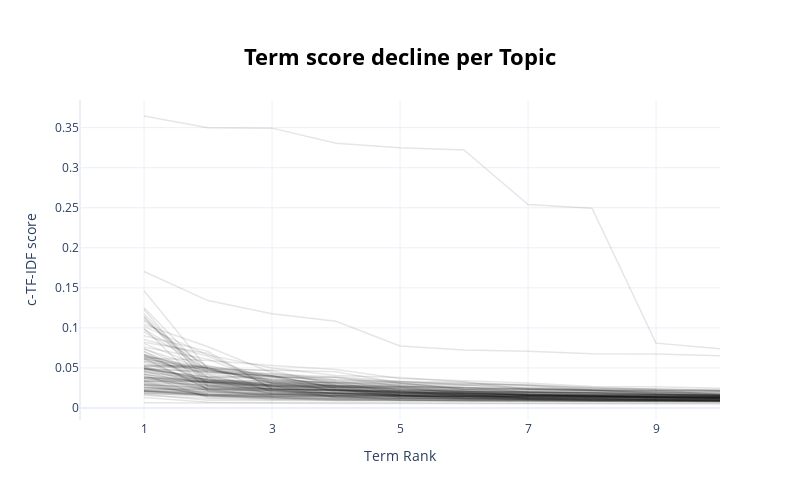

The cell this chart's notebook holds for it:
### Code cell
topic_model.visualize_term_rank()

### Figure 1 — Plotly figure (JSON) as saved in the notebook; plotly's stock layout.template omitted (floating-point values rounded to 4 significant figures)
{"data": [{"hovertext": "<b>Topic -1</b>:it_the_berkeley_one_time_student_w", "line": {"color": "black", "width": 1.5}, "mode": "lines+lines", "name": "", "opacity": 0.1, "type": "scatter", "x": [1, 2, 3, 4, 5, 6, 7, 8, 9, 10], "y": [0.006511, 0.005962, 0.005817, 0.005727, 0.005573, 0.005381, 0.005355, 0.005274, 0.004998, 0.004968]}, {"hovertext": "<b>Topic 0</b>:black_white_american_asian_people_c", "line": {"color": "black", "width": 1.5}, "mode": "lines+lines", "name": "", "opacity": 0.1, "type": "scatter", "x": [1, 2, 3, 4, 5, 6, 7, 8, 9, 10], "y": [0.02025, 0.0178, 0.01345, 0.01243, 0.01054, 0.008671, 0.008363, 0.008315, 0.00772, 0.007054]}, {"hovertext": "<b>Topic 1</b>:asuc_student_senate_candidate_offic", "line": {"color": "black", "width": 1.5}, "mode": "lines+lines", "name": "", "opacity": 0.1, "type": "scatter", "x": [1, 2, 3, 4, 5, 6, 7, 8, 9, 10], "y": [0.04313, 0.02195, 0.01872, 0.01805, 0.01691, 0.01663, 0.01258, 0.01186, 0.0117, 0.01152]}, {"hovertext": "<b>Topic 2</b>:sex_sexual_porn_partner_orgasm_it_y", "line": {"color": "black", "width": 1.5}, "mode": "lines+lines", "name": "", "opacity": 0.1, "type": "scatter", "x": [1, 2, 3, 4, 5, 6, 7, 8, 9, 10], "y": [0.04156, 0.01291, 0.01187, 0.01146, 0.01131, 0.01112, 0.01104, 0.009421, 0.009328, 0.008778]}, {"hovertext": "<b>Topic 3</b>:dailycal_wp_uploads_https_org_jpg_6", "line": {"color": "black", "width": 1.5}, "mode": "lines+lines", "name": "", "opacity": 0.1, "type": "scatter", "x": [1, 2, 3, 4, 5, 6, 7, 8, 9, 10], "y": [0.3645, 0.3499, 0.3494, 0.3306, 0.3249, 0.3221, 0.2539, 0.2494, 0.08095, 0.07387]}, {"hovertext": "<b>Topic 4</b>:israel_palestinian_jewish_israeli_a", "line": {"color": "black", "width": 1.5}, "mode": "lines+lines", "name": "", "opacity": 0.1, "type": "scatter", "x": [1, 2, 3, 4, 5, 6, 7, 8, 9, 10], "y": [0.04688, 0.03311, 0.02973, 0.02645, 0.02366, 0.02095, 0.01562, 0.0142, 0.01289, 0.01231]}, {"hovertext": "<b>Topic 5</b>:hair_body_beauty_look_woman_like_fa", "line": {"color": "black", "width": 1.5}, "mode": "lines+lines", "name": "", "opacity": 0.1, "type": "scatter", "x": [1, 2, 3, 4, 5, 6, 7, 8, 9, 10], "y": [0.02197, 0.01595, 0.0135, 0.01057, 0.009862, 0.009783, 0.009661, 0.008506, 0.008411, 0.008274]}, {"hovertext": "<b>Topic 6</b>:climate_fossil_fuel_environmental_c", "line": {"color": "black", "width": 1.5}, "mode": "lines+lines", "name": "", "opacity": 0.1, "type": "scatter", "x": [1, 2, 3, 4, 5, 6, 7, 8, 9, 10], "y": [0.04254, 0.03148, 0.02676, 0.0227, 0.02, 0.01777, 0.0175, 0.01334, 0.0122, 0.01068]}, {"hovertext": "<b>Topic 7</b>:religion_muslim_religious_islam_god", "line": {"color": "black", "width": 1.5}, "mode": "lines+lines", "name": "", "opacity": 0.1, "type": "scatter", "x": [1, 2, 3, 4, 5, 6, 7, 8, 9, 10], "y": [0.03095, 0.02931, 0.02307, 0.02163, 0.01601, 0.01441, 0.01215, 0.009663, 0.009596, 0.009388]}, {"hovertext": "<b>Topic 8</b>:police_officer_bpd_city_department_", "line": {"color": "black", "width": 1.5}, "mode": "lines+lines", "name": "", "opacity": 0.1, "type": "scatter", "x": [1, 2, 3, 4, 5, 6, 7, 8, 9, 10], "y": [0.07069, 0.02784, 0.02302, 0.02264, 0.02095, 0.01596, 0.01479, 0.01435, 0.01429, 0.01392]}, {"hovertext": "<b>Topic 9</b>:undocumented_immigrant_immigration_", "line": {"color": "black", "width": 1.5}, "mode": "lines+lines", "name": "", "opacity": 0.1, "type": "scatter", "x": [1, 2, 3, 4, 5, 6, 7, 8, 9, 10], "y": [0.0503, 0.03251, 0.02361, 0.01797, 0.01415, 0.01358, 0.01175, 0.01166, 0.01143, 0.01086]}, {"hovertext": "<b>Topic 10</b>:berkeley_like_it_city_the_one_you_", "line": {"color": "black", "width": 1.5}, "mode": "lines+lines", "name": "", "opacity": 0.1, "type": "scatter", "x": [1, 2, 3, 4, 5, 6, 7, 8, 9, 10], "y": [0.01314, 0.007046, 0.00679, 0.006465, 0.006256, 0.006256, 0.006181, 0.006038, 0.005872, 0.005854]}, {"hovertext": "<b>Topic 11</b>:mental_illness_depression_anxiety_", "line": {"color": "black", "width": 1.5}, "mode": "lines+lines", "name": "", "opacity": 0.1, "type": "scatter", "x": [1, 2, 3, 4, 5, 6, 7, 8, 9, 10], "y": [0.02548, 0.01946, 0.01764, 0.01569, 0.01439, 0.01391, 0.009858, 0.009389, 0.008791, 0.008671]}, {"hovertext": "<b>Topic 12</b>:homeless_homelessness_city_shelter", "line": {"color": "black", "width": 1.5}, "mode": "lines+lines", "name": "", "opacity": 0.1, "type": "scatter", "x": [1, 2, 3, 4, 5, 6, 7, 8, 9, 10], "y": [0.06392, 0.0314, 0.02611, 0.02241, 0.01891, 0.01834, 0.01578, 0.01531, 0.01465, 0.01176]}, {"hovertext": "<b>Topic 13</b>:covid_19_vaccine_pandemic_health_v", "line": {"color": "black", "width": 1.5}, "mode": "lines+lines", "name": "", "opacity": 0.1, "type": "scatter", "x": [1, 2, 3, 4, 5, 6, 7, 8, 9, 10], "y": [0.03403, 0.03164, 0.02142, 0.01871, 0.01549, 0.01347, 0.01232, 0.01101, 0.01054, 0.009946]}, {"hovertext": "<b>Topic 14</b>:home_back_road_car_ve_place_it_hou", "line": {"color": "black", "width": 1.5}, "mode": "lines+lines", "name": "", "opacity": 0.1, "type": "scatter", "x": [1, 2, 3, 4, 5, 6, 7, 8, 9, 10], "y": [0.01722, 0.009687, 0.009537, 0.009054, 0.008553, 0.008358, 0.008082, 0.008051, 0.007742, 0.00752]}, {"hovertext": "<b>Topic 15</b>:animal_food_meat_eating_insect_ind", "line": {"color": "black", "width": 1.5}, "mode": "lines+lines", "name": "", "opacity": 0.1, "type": "scatter", "x": [1, 2, 3, 4, 5, 6, 7, 8, 9, 10], "y": [0.04177, 0.03125, 0.02354, 0.01314, 0.01174, 0.01092, 0.009499, 0.00905, 0.008947, 0.008398]}, {"hovertext": "<b>Topic 16</b>:football_athletics_cal_athletes_te", "line": {"color": "black", "width": 1.5}, "mode": "lines+lines", "name": "", "opacity": 0.1, "type": "scatter", "x": [1, 2, 3, 4, 5, 6, 7, 8, 9, 10], "y": [0.03578, 0.03098, 0.02709, 0.02575, 0.02511, 0.02346, 0.02027, 0.01969, 0.01946, 0.01839]}, {"hovertext": "<b>Topic 17</b>:worker_union_university_contract_u", "line": {"color": "black", "width": 1.5}, "mode": "lines+lines", "name": "", "opacity": 0.1, "type": "scatter", "x": [1, 2, 3, 4, 5, 6, 7, 8, 9, 10], "y": [0.0333, 0.02756, 0.0248, 0.02248, 0.02187, 0.02172, 0.0186, 0.01633, 0.0161, 0.01512]}, {"hovertext": "<b>Topic 18</b>:book_writing_write_reading_read_ve", "line": {"color": "black", "width": 1.5}, "mode": "lines+lines", "name": "", "opacity": 0.1, "type": "scatter", "x": [1, 2, 3, 4, 5, 6, 7, 8, 9, 10], "y": [0.0181, 0.0165, 0.01454, 0.01375, 0.0128, 0.01074, 0.01007, 0.009685, 0.009324, 0.009224]}, {"hovertext": "<b>Topic 19</b>:sexual_survivor_assault_violence_i", "line": {"color": "black", "width": 1.5}, "mode": "lines+lines", "name": "", "opacity": 0.1, "type": "scatter", "x": [1, 2, 3, 4, 5, 6, 7, 8, 9, 10], "y": [0.04917, 0.03455, 0.03396, 0.02741, 0.0224, 0.02055, 0.01965, 0.01897, 0.01349, 0.0128]}, {"hovertext": "<b>Topic 20</b>:facebook_social_we_medium_like_onl", "line": {"color": "black", "width": 1.5}, "mode": "lines+lines", "name": "", "opacity": 0.1, "type": "scatter", "x": [1, 2, 3, 4, 5, 6, 7, 8, 9, 10], "y": [0.01603, 0.01175, 0.01026, 0.009665, 0.009093, 0.008811, 0.008732, 0.008679, 0.008642, 0.00854]}, {"hovertext": "<b>Topic 21</b>:college_school_class_major_year_hi", "line": {"color": "black", "width": 1.5}, "mode": "lines+lines", "name": "", "opacity": 0.1, "type": "scatter", "x": [1, 2, 3, 4, 5, 6, 7, 8, 9, 10], "y": [0.01831, 0.0142, 0.01292, 0.009467, 0.009198, 0.008727, 0.008688, 0.008683, 0.008469, 0.008305]}, {"hovertext": "<b>Topic 22</b>:housing_rent_affordable_city_unit_", "line": {"color": "black", "width": 1.5}, "mode": "lines+lines", "name": "", "opacity": 0.1, "type": "scatter", "x": [1, 2, 3, 4, 5, 6, 7, 8, 9, 10], "y": [0.06703, 0.03202, 0.02855, 0.02268, 0.0217, 0.01669, 0.01664, 0.01606, 0.01482, 0.01448]}, {"hovertext": "<b>Topic 23</b>:mother_mom_parent_she_child_me_my_", "line": {"color": "black", "width": 1.5}, "mode": "lines+lines", "name": "", "opacity": 0.1, "type": "scatter", "x": [1, 2, 3, 4, 5, 6, 7, 8, 9, 10], "y": [0.01945, 0.01516, 0.01351, 0.01165, 0.01151, 0.01135, 0.01109, 0.01101, 0.01034, 0.009263]}, {"hovertext": "<b>Topic 24</b>:tuition_nonresident_state_universi", "line": {"color": "black", "width": 1.5}, "mode": "lines+lines", "name": "", "opacity": 0.1, "type": "scatter", "x": [1, 2, 3, 4, 5, 6, 7, 8, 9, 10], "y": [0.04785, 0.03856, 0.03797, 0.02911, 0.02821, 0.02312, 0.02277, 0.02152, 0.0212, 0.02075]}, {"hovertext": "<b>Topic 25</b>:occupy_protest_police_protester_ca", "line": {"color": "black", "width": 1.5}, "mode": "lines+lines", "name": "", "opacity": 0.1, "type": "scatter", "x": [1, 2, 3, 4, 5, 6, 7, 8, 9, 10], "y": [0.0288, 0.02516, 0.0247, 0.02159, 0.01863, 0.01852, 0.01659, 0.0153, 0.01528, 0.01496]}, {"hovertext": "<b>Topic 26</b>:housing_student_campus_berkeley_af", "line": {"color": "black", "width": 1.5}, "mode": "lines+lines", "name": "", "opacity": 0.1, "type": "scatter", "x": [1, 2, 3, 4, 5, 6, 7, 8, 9, 10], "y": [0.06245, 0.02344, 0.02098, 0.01816, 0.01675, 0.0157, 0.01513, 0.01509, 0.01288, 0.0121]}, {"hovertext": "<b>Topic 27</b>:vote_election_voting_voter_registr", "line": {"color": "black", "width": 1.5}, "mode": "lines+lines", "name": "", "opacity": 0.1, "type": "scatter", "x": [1, 2, 3, 4, 5, 6, 7, 8, 9, 10], "y": [0.03893, 0.03253, 0.02824, 0.02535, 0.0172, 0.01535, 0.0143, 0.01408, 0.01204, 0.01151]}, {"hovertext": "<b>Topic 28</b>:rape_consent_sexual_sex_assault_su", "line": {"color": "black", "width": 1.5}, "mode": "lines+lines", "name": "", "opacity": 0.1, "type": "scatter", "x": [1, 2, 3, 4, 5, 6, 7, 8, 9, 10], "y": [0.02944, 0.02667, 0.02185, 0.0198, 0.01598, 0.01242, 0.01198, 0.01193, 0.0108, 0.01051]}, {"hovertext": "<b>Topic 29</b>:marijuana_drug_cannabis_cigarettes", "line": {"color": "black", "width": 1.5}, "mode": "lines+lines", "name": "", "opacity": 0.1, "type": "scatter", "x": [1, 2, 3, 4, 5, 6, 7, 8, 9, 10], "y": [0.05208, 0.05099, 0.01927, 0.01891, 0.01788, 0.0178, 0.0169, 0.01483, 0.01475, 0.01392]}, {"hovertext": "<b>Topic 30</b>:chancellor_dirk_campus_birgeneau_d", "line": {"color": "black", "width": 1.5}, "mode": "lines+lines", "name": "", "opacity": 0.1, "type": "scatter", "x": [1, 2, 3, 4, 5, 6, 7, 8, 9, 10], "y": [0.03699, 0.02576, 0.01945, 0.01839, 0.0181, 0.01785, 0.0159, 0.01565, 0.01338, 0.01274]}, {"hovertext": "<b>Topic 31</b>:harassment_sexual_choudhry_campus_", "line": {"color": "black", "width": 1.5}, "mode": "lines+lines", "name": "", "opacity": 0.1, "type": "scatter", "x": [1, 2, 3, 4, 5, 6, 7, 8, 9, 10], "y": [0.04869, 0.0387, 0.02843, 0.01723, 0.01706, 0.0161, 0.01533, 0.01499, 0.01436, 0.01408]}, {"hovertext": "<b>Topic 32</b>:war_syria_military_iraq_drone_amer", "line": {"color": "black", "width": 1.5}, "mode": "lines+lines", "name": "", "opacity": 0.1, "type": "scatter", "x": [1, 2, 3, 4, 5, 6, 7, 8, 9, 10], "y": [0.02075, 0.02015, 0.01558, 0.01497, 0.01488, 0.0138, 0.01321, 0.01191, 0.01108, 0.01107]}, {"hovertext": "<b>Topic 33</b>:political_trump_conservative_liber", "line": {"color": "black", "width": 1.5}, "mode": "lines+lines", "name": "", "opacity": 0.1, "type": "scatter", "x": [1, 2, 3, 4, 5, 6, 7, 8, 9, 10], "y": [0.02119, 0.01694, 0.01649, 0.01553, 0.00943, 0.009396, 0.009232, 0.008924, 0.008648, 0.008032]}, {"hovertext": "<b>Topic 34</b>:daily_newspaper_news_journalism_ne", "line": {"color": "black", "width": 1.5}, "mode": "lines+lines", "name": "", "opacity": 0.1, "type": "scatter", "x": [1, 2, 3, 4, 5, 6, 7, 8, 9, 10], "y": [0.03781, 0.03261, 0.02615, 0.02598, 0.02412, 0.01976, 0.01952, 0.01907, 0.01799, 0.01599]}, {"hovertext": "<b>Topic 35</b>:food_eating_eat_meal_dish_mom_chic", "line": {"color": "black", "width": 1.5}, "mode": "lines+lines", "name": "", "opacity": 0.1, "type": "scatter", "x": [1, 2, 3, 4, 5, 6, 7, 8, 9, 10], "y": [0.03216, 0.01429, 0.01208, 0.01137, 0.01074, 0.01021, 0.009704, 0.009659, 0.00956, 0.009481]}, {"hovertext": "<b>Topic 36</b>:black_african_color_study_ethnic_d", "line": {"color": "black", "width": 1.5}, "mode": "lines+lines", "name": "", "opacity": 0.1, "type": "scatter", "x": [1, 2, 3, 4, 5, 6, 7, 8, 9, 10], "y": [0.03338, 0.01727, 0.0169, 0.01544, 0.01423, 0.01365, 0.01298, 0.01262, 0.01219, 0.01179]}, {"hovertext": "<b>Topic 37</b>:prison_prisoner_inmate_incarcerate", "line": {"color": "black", "width": 1.5}, "mode": "lines+lines", "name": "", "opacity": 0.1, "type": "scatter", "x": [1, 2, 3, 4, 5, 6, 7, 8, 9, 10], "y": [0.04968, 0.02751, 0.02422, 0.02044, 0.01993, 0.01801, 0.01684, 0.01682, 0.01634, 0.01601]}, {"hovertext": "<b>Topic 38</b>:greek_fraternity_sorority_sexual_a", "line": {"color": "black", "width": 1.5}, "mode": "lines+lines", "name": "", "opacity": 0.1, "type": "scatter", "x": [1, 2, 3, 4, 5, 6, 7, 8, 9, 10], "y": [0.06652, 0.04546, 0.03932, 0.01959, 0.01949, 0.01466, 0.01447, 0.01407, 0.01376, 0.01312]}, {"hovertext": "<b>Topic 39</b>:teacher_school_district_education_", "line": {"color": "black", "width": 1.5}, "mode": "lines+lines", "name": "", "opacity": 0.1, "type": "scatter", "x": [1, 2, 3, 4, 5, 6, 7, 8, 9, 10], "y": [0.03683, 0.03198, 0.02873, 0.02743, 0.02013, 0.0182, 0.01777, 0.01483, 0.01314, 0.01305]}, {"hovertext": "<b>Topic 40</b>:bart_transit_ac_strike_transportat", "line": {"color": "black", "width": 1.5}, "mode": "lines+lines", "name": "", "opacity": 0.1, "type": "scatter", "x": [1, 2, 3, 4, 5, 6, 7, 8, 9, 10], "y": [0.08545, 0.06449, 0.03265, 0.02762, 0.02669, 0.02575, 0.01974, 0.01933, 0.01779, 0.0139]}, {"hovertext": "<b>Topic 41</b>:board_rent_city_district_council_c", "line": {"color": "black", "width": 1.5}, "mode": "lines+lines", "name": "", "opacity": 0.1, "type": "scatter", "x": [1, 2, 3, 4, 5, 6, 7, 8, 9, 10], "y": [0.04479, 0.03259, 0.03225, 0.03197, 0.02894, 0.02824, 0.02464, 0.02457, 0.02206, 0.02159]}, {"hovertext": "<b>Topic 42</b>:tech_startup_humanity_company_sili", "line": {"color": "black", "width": 1.5}, "mode": "lines+lines", "name": "", "opacity": 0.1, "type": "scatter", "x": [1, 2, 3, 4, 5, 6, 7, 8, 9, 10], "y": [0.02589, 0.02376, 0.02205, 0.01911, 0.01606, 0.01588, 0.01154, 0.01101, 0.01094, 0.01047]}, {"hovertext": "<b>Topic 43</b>:affirmative_race_admission_action_", "line": {"color": "black", "width": 1.5}, "mode": "lines+lines", "name": "", "opacity": 0.1, "type": "scatter", "x": [1, 2, 3, 4, 5, 6, 7, 8, 9, 10], "y": [0.0513, 0.03464, 0.03184, 0.02817, 0.02698, 0.02103, 0.01742, 0.01682, 0.01672, 0.01664]}, {"hovertext": "<b>Topic 44</b>:food_dining_calfresh_meal_insecuri", "line": {"color": "black", "width": 1.5}, "mode": "lines+lines", "name": "", "opacity": 0.1, "type": "scatter", "x": [1, 2, 3, 4, 5, 6, 7, 8, 9, 10], "y": [0.06109, 0.02353, 0.0188, 0.01832, 0.01469, 0.01179, 0.0109, 0.01081, 0.0101, 0.01]}, {"hovertext": "<b>Topic 45</b>:relationship_tinder_dating_love_pa", "line": {"color": "black", "width": 1.5}, "mode": "lines+lines", "name": "", "opacity": 0.1, "type": "scatter", "x": [1, 2, 3, 4, 5, 6, 7, 8, 9, 10], "y": [0.02949, 0.02497, 0.02434, 0.02201, 0.01587, 0.01435, 0.01295, 0.01137, 0.01023, 0.01009]}, {"hovertext": "<b>Topic 46</b>:water_drought_california_state_agr", "line": {"color": "black", "width": 1.5}, "mode": "lines+lines", "name": "", "opacity": 0.1, "type": "scatter", "x": [1, 2, 3, 4, 5, 6, 7, 8, 9, 10], "y": [0.1135, 0.03447, 0.02767, 0.01295, 0.01241, 0.01195, 0.01095, 0.009618, 0.00905, 0.008721]}, {"hovertext": "<b>Topic 47</b>:abortion_pregnancy_reproductive_ac", "line": {"color": "black", "width": 1.5}, "mode": "lines+lines", "name": "", "opacity": 0.1, "type": "scatter", "x": [1, 2, 3, 4, 5, 6, 7, 8, 9, 10], "y": [0.1171, 0.03763, 0.02732, 0.02419, 0.02168, 0.02102, 0.0202, 0.01992, 0.0166, 0.01651]}, {"hovertext": "<b>Topic 48</b>:disability_disabled_dsp_program_st", "line": {"color": "black", "width": 1.5}, "mode": "lines+lines", "name": "", "opacity": 0.1, "type": "scatter", "x": [1, 2, 3, 4, 5, 6, 7, 8, 9, 10], "y": [0.06101, 0.04967, 0.03075, 0.02715, 0.02122, 0.01878, 0.0186, 0.01814, 0.0161, 0.01542]}, {"hovertext": "<b>Topic 49</b>:yiannopoulos_speech_milo_free_camp", "line": {"color": "black", "width": 1.5}, "mode": "lines+lines", "name": "", "opacity": 0.1, "type": "scatter", "x": [1, 2, 3, 4, 5, 6, 7, 8, 9, 10], "y": [0.04887, 0.0446, 0.04013, 0.02442, 0.01295, 0.01282, 0.01247, 0.01232, 0.01052, 0.0103]}, {"hovertext": "<b>Topic 50</b>:feminist_woman_feminism_women_men_", "line": {"color": "black", "width": 1.5}, "mode": "lines+lines", "name": "", "opacity": 0.1, "type": "scatter", "x": [1, 2, 3, 4, 5, 6, 7, 8, 9, 10], "y": [0.04865, 0.04551, 0.0431, 0.03143, 0.01914, 0.01831, 0.01145, 0.01053, 0.0101, 0.008698]}, {"hovertext": "<b>Topic 51</b>:gender_transgender_trans_bathroom_", "line": {"color": "black", "width": 1.5}, "mode": "lines+lines", "name": "", "opacity": 0.1, "type": "scatter", "x": [1, 2, 3, 4, 5, 6, 7, 8, 9, 10], "y": [0.07407, 0.03932, 0.03922, 0.03415, 0.0226, 0.01921, 0.01613, 0.01613, 0.01221, 0.01199]}, {"hovertext": "<b>Topic 52</b>:queer_gay_sexuality_coming_church_", "line": {"color": "black", "width": 1.5}, "mode": "lines+lines", "name": "", "opacity": 0.1, "type": "scatter", "x": [1, 2, 3, 4, 5, 6, 7, 8, 9, 10], "y": [0.03817, 0.03616, 0.01731, 0.01583, 0.0157, 0.01482, 0.01359, 0.01126, 0.01005, 0.009851]}, {"hovertext": "<b>Topic 53</b>:debt_loan_education_college_studen", "line": {"color": "black", "width": 1.5}, "mode": "lines+lines", "name": "", "opacity": 0.1, "type": "scatter", "x": [1, 2, 3, 4, 5, 6, 7, 8, 9, 10], "y": [0.05394, 0.05095, 0.03122, 0.02992, 0.02197, 0.02085, 0.01951, 0.01699, 0.01635, 0.01538]}, {"hovertext": "<b>Topic 54</b>:speech_free_campus_civility_savio_", "line": {"color": "black", "width": 1.5}, "mode": "lines+lines", "name": "", "opacity": 0.1, "type": "scatter", "x": [1, 2, 3, 4, 5, 6, 7, 8, 9, 10], "y": [0.06728, 0.0414, 0.02148, 0.01794, 0.01529, 0.01515, 0.01458, 0.01418, 0.01393, 0.01277]}, {"hovertext": "<b>Topic 55</b>:park_people_housing_community_berk", "line": {"color": "black", "width": 1.5}, "mode": "lines+lines", "name": "", "opacity": 0.1, "type": "scatter", "x": [1, 2, 3, 4, 5, 6, 7, 8, 9, 10], "y": [0.1141, 0.02639, 0.02148, 0.01758, 0.01511, 0.01509, 0.01471, 0.01382, 0.01378, 0.01171]}, {"hovertext": "<b>Topic 56</b>:friend_ghosting_person_people_frie", "line": {"color": "black", "width": 1.5}, "mode": "lines+lines", "name": "", "opacity": 0.1, "type": "scatter", "x": [1, 2, 3, 4, 5, 6, 7, 8, 9, 10], "y": [0.02079, 0.01603, 0.01118, 0.01034, 0.0101, 0.009497, 0.009495, 0.009044, 0.008828, 0.008702]}, {"hovertext": "<b>Topic 57</b>:song_music_singing_love_sing_album", "line": {"color": "black", "width": 1.5}, "mode": "lines+lines", "name": "", "opacity": 0.1, "type": "scatter", "x": [1, 2, 3, 4, 5, 6, 7, 8, 9, 10], "y": [0.02801, 0.02387, 0.02059, 0.01506, 0.01505, 0.01187, 0.01087, 0.01085, 0.01008, 0.009559]}, {"hovertext": "<b>Topic 58</b>:district_map_council_student_redis", "line": {"color": "black", "width": 1.5}, "mode": "lines+lines", "name": "", "opacity": 0.1, "type": "scatter", "x": [1, 2, 3, 4, 5, 6, 7, 8, 9, 10], "y": [0.1018, 0.06599, 0.04988, 0.0407, 0.03801, 0.03229, 0.02334, 0.0209, 0.0207, 0.01635]}, {"hovertext": "<b>Topic 59</b>:plastic_waste_bag_zero_landfill_re", "line": {"color": "black", "width": 1.5}, "mode": "lines+lines", "name": "", "opacity": 0.1, "type": "scatter", "x": [1, 2, 3, 4, 5, 6, 7, 8, 9, 10], "y": [0.07601, 0.06077, 0.03098, 0.0234, 0.01998, 0.01978, 0.01949, 0.0189, 0.01794, 0.01649]}, {"hovertext": "<b>Topic 60</b>:ranking_college_admission_test_stu", "line": {"color": "black", "width": 1.5}, "mode": "lines+lines", "name": "", "opacity": 0.1, "type": "scatter", "x": [1, 2, 3, 4, 5, 6, 7, 8, 9, 10], "y": [0.02499, 0.02336, 0.02308, 0.02295, 0.01595, 0.01586, 0.01531, 0.01529, 0.0145, 0.01437]}, {"hovertext": "<b>Topic 61</b>:speech_yiannopoulos_protest_free_a", "line": {"color": "black", "width": 1.5}, "mode": "lines+lines", "name": "", "opacity": 0.1, "type": "scatter", "x": [1, 2, 3, 4, 5, 6, 7, 8, 9, 10], "y": [0.02513, 0.02048, 0.01659, 0.01521, 0.01444, 0.01413, 0.01413, 0.01381, 0.01279, 0.01217]}, {"hovertext": "<b>Topic 62</b>:tuition_aid_financial_student_inco", "line": {"color": "black", "width": 1.5}, "mode": "lines+lines", "name": "", "opacity": 0.1, "type": "scatter", "x": [1, 2, 3, 4, 5, 6, 7, 8, 9, 10], "y": [0.05306, 0.05285, 0.04024, 0.02597, 0.02594, 0.02109, 0.01736, 0.01607, 0.01597, 0.01521]}, {"hovertext": "<b>Topic 63</b>:fire_wildfire_tree_eucalyptus_pg_c", "line": {"color": "black", "width": 1.5}, "mode": "lines+lines", "name": "", "opacity": 0.1, "type": "scatter", "x": [1, 2, 3, 4, 5, 6, 7, 8, 9, 10], "y": [0.05109, 0.03478, 0.03002, 0.02308, 0.01854, 0.01656, 0.01275, 0.01253, 0.01241, 0.01215]}, {"hovertext": "<b>Topic 64</b>:political_election_clinton_party_v", "line": {"color": "black", "width": 1.5}, "mode": "lines+lines", "name": "", "opacity": 0.1, "type": "scatter", "x": [1, 2, 3, 4, 5, 6, 7, 8, 9, 10], "y": [0.02139, 0.01882, 0.01703, 0.01698, 0.01532, 0.01432, 0.01403, 0.01373, 0.01352, 0.01344]}, {"hovertext": "<b>Topic 65</b>:fee_software_referendum_student_ir", "line": {"color": "black", "width": 1.5}, "mode": "lines+lines", "name": "", "opacity": 0.1, "type": "scatter", "x": [1, 2, 3, 4, 5, 6, 7, 8, 9, 10], "y": [0.07051, 0.03822, 0.03611, 0.0309, 0.0287, 0.02449, 0.02271, 0.02166, 0.02136, 0.02101]}, {"hovertext": "<b>Topic 66</b>:health_care_insurance_patient_cove", "line": {"color": "black", "width": 1.5}, "mode": "lines+lines", "name": "", "opacity": 0.1, "type": "scatter", "x": [1, 2, 3, 4, 5, 6, 7, 8, 9, 10], "y": [0.0591, 0.04687, 0.04096, 0.02424, 0.02088, 0.01797, 0.01575, 0.01521, 0.0146, 0.01387]}, {"hovertext": "<b>Topic 67</b>:indigenous_native_tmt_ohlone_hawai", "line": {"color": "black", "width": 1.5}, "mode": "lines+lines", "name": "", "opacity": 0.1, "type": "scatter", "x": [1, 2, 3, 4, 5, 6, 7, 8, 9, 10], "y": [0.05203, 0.04957, 0.04221, 0.03911, 0.03337, 0.03225, 0.02788, 0.02227, 0.01987, 0.01826]}, {"hovertext": "<b>Topic 68</b>:bike_street_lane_bicycle_cyclist_a", "line": {"color": "black", "width": 1.5}, "mode": "lines+lines", "name": "", "opacity": 0.1, "type": "scatter", "x": [1, 2, 3, 4, 5, 6, 7, 8, 9, 10], "y": [0.09495, 0.0481, 0.03515, 0.02707, 0.02653, 0.02562, 0.02335, 0.02293, 0.02174, 0.02092]}, {"hovertext": "<b>Topic 69</b>:republican_party_democrat_gop_comp", "line": {"color": "black", "width": 1.5}, "mode": "lines+lines", "name": "", "opacity": 0.1, "type": "scatter", "x": [1, 2, 3, 4, 5, 6, 7, 8, 9, 10], "y": [0.06529, 0.03705, 0.02226, 0.02223, 0.02047, 0.02034, 0.02001, 0.01843, 0.01691, 0.01609]}, {"hovertext": "<b>Topic 70</b>:pride_queer_lgbtq_rainbow_ace_gay_", "line": {"color": "black", "width": 1.5}, "mode": "lines+lines", "name": "", "opacity": 0.1, "type": "scatter", "x": [1, 2, 3, 4, 5, 6, 7, 8, 9, 10], "y": [0.08038, 0.0488, 0.03077, 0.02512, 0.01964, 0.01904, 0.01625, 0.01465, 0.01385, 0.01241]}, {"hovertext": "<b>Topic 71</b>:gun_shooting_law_violence_weapon_b", "line": {"color": "black", "width": 1.5}, "mode": "lines+lines", "name": "", "opacity": 0.1, "type": "scatter", "x": [1, 2, 3, 4, 5, 6, 7, 8, 9, 10], "y": [0.123, 0.02924, 0.02663, 0.02344, 0.01931, 0.01902, 0.01815, 0.0166, 0.01583, 0.01545]}, {"hovertext": "<b>Topic 72</b>:soundcloud_soft_false_true_hard_fo", "line": {"color": "black", "width": 1.5}, "mode": "lines+lines", "name": "", "opacity": 0.1, "type": "scatter", "x": [1, 2, 3, 4, 5, 6, 7, 8, 9, 10], "y": [0.1704, 0.1341, 0.1178, 0.1082, 0.0773, 0.07225, 0.0709, 0.06772, 0.06754, 0.06518]}, {"hovertext": "<b>Topic 73</b>:name_pronunciation_pronounce_engli", "line": {"color": "black", "width": 1.5}, "mode": "lines+lines", "name": "", "opacity": 0.1, "type": "scatter", "x": [1, 2, 3, 4, 5, 6, 7, 8, 9, 10], "y": [0.09955, 0.02112, 0.01789, 0.0165, 0.01587, 0.01249, 0.01139, 0.01051, 0.01038, 0.009965]}, {"hovertext": "<b>Topic 74</b>:tract_gill_land_farm_garden_urban_", "line": {"color": "black", "width": 1.5}, "mode": "lines+lines", "name": "", "opacity": 0.1, "type": "scatter", "x": [1, 2, 3, 4, 5, 6, 7, 8, 9, 10], "y": [0.06287, 0.05934, 0.05291, 0.04817, 0.0369, 0.03429, 0.03123, 0.0267, 0.02639, 0.0247]}, {"hovertext": "<b>Topic 75</b>:game_player_play_gamers_you_night_", "line": {"color": "black", "width": 1.5}, "mode": "lines+lines", "name": "", "opacity": 0.1, "type": "scatter", "x": [1, 2, 3, 4, 5, 6, 7, 8, 9, 10], "y": [0.02316, 0.02296, 0.01434, 0.01389, 0.01322, 0.01318, 0.01311, 0.01204, 0.01192, 0.01152]}, {"hovertext": "<b>Topic 76</b>:university_campus_uc_budget_public", "line": {"color": "black", "width": 1.5}, "mode": "lines+lines", "name": "", "opacity": 0.1, "type": "scatter", "x": [1, 2, 3, 4, 5, 6, 7, 8, 9, 10], "y": [0.0228, 0.02221, 0.022, 0.01859, 0.01784, 0.01698, 0.01622, 0.01446, 0.01418, 0.01399]}, {"hovertext": "<b>Topic 77</b>:latex_chemical_product_cosmetic_al", "line": {"color": "black", "width": 1.5}, "mode": "lines+lines", "name": "", "opacity": 0.1, "type": "scatter", "x": [1, 2, 3, 4, 5, 6, 7, 8, 9, 10], "y": [0.06454, 0.04964, 0.03832, 0.03801, 0.03109, 0.02394, 0.02374, 0.02177, 0.02159, 0.02118]}, {"hovertext": "<b>Topic 78</b>:birthday_friend_friends_kiss_life_", "line": {"color": "black", "width": 1.5}, "mode": "lines+lines", "name": "", "opacity": 0.1, "type": "scatter", "x": [1, 2, 3, 4, 5, 6, 7, 8, 9, 10], "y": [0.0277, 0.01596, 0.01449, 0.01407, 0.01247, 0.01138, 0.01064, 0.01011, 0.01004, 0.008415]}, {"hovertext": "<b>Topic 79</b>:online_education_course_learning_c", "line": {"color": "black", "width": 1.5}, "mode": "lines+lines", "name": "", "opacity": 0.1, "type": "scatter", "x": [1, 2, 3, 4, 5, 6, 7, 8, 9, 10], "y": [0.0655, 0.03354, 0.02761, 0.02559, 0.02518, 0.02262, 0.02109, 0.01859, 0.01694, 0.01587]}, {"hovertext": "<b>Topic 80</b>:privacy_data_neutrality_piracy_goo", "line": {"color": "black", "width": 1.5}, "mode": "lines+lines", "name": "", "opacity": 0.1, "type": "scatter", "x": [1, 2, 3, 4, 5, 6, 7, 8, 9, 10], "y": [0.03409, 0.0287, 0.0186, 0.01804, 0.0175, 0.01709, 0.01585, 0.01455, 0.01451, 0.01416]}, {"hovertext": "<b>Topic 81</b>:library_librarian_access_research_", "line": {"color": "black", "width": 1.5}, "mode": "lines+lines", "name": "", "opacity": 0.1, "type": "scatter", "x": [1, 2, 3, 4, 5, 6, 7, 8, 9, 10], "y": [0.1108, 0.04196, 0.03567, 0.03217, 0.03132, 0.02301, 0.02219, 0.02193, 0.01987, 0.01838]}, {"hovertext": "<b>Topic 82</b>:dream_ariel_night_sleep_life_it_ni", "line": {"color": "black", "width": 1.5}, "mode": "lines+lines", "name": "", "opacity": 0.1, "type": "scatter", "x": [1, 2, 3, 4, 5, 6, 7, 8, 9, 10], "y": [0.02952, 0.0154, 0.01421, 0.01324, 0.01201, 0.01195, 0.01124, 0.01082, 0.01059, 0.009621]}, {"hovertext": "<b>Topic 83</b>:name_building_barrow_leconte_boalt", "line": {"color": "black", "width": 1.5}, "mode": "lines+lines", "name": "", "opacity": 0.1, "type": "scatter", "x": [1, 2, 3, 4, 5, 6, 7, 8, 9, 10], "y": [0.05813, 0.04489, 0.03949, 0.0354, 0.03325, 0.02834, 0.02561, 0.02312, 0.02233, 0.01666]}, {"hovertext": "<b>Topic 84</b>:dog_pet_cat_animal_love_nature_chi", "line": {"color": "black", "width": 1.5}, "mode": "lines+lines", "name": "", "opacity": 0.1, "type": "scatter", "x": [1, 2, 3, 4, 5, 6, 7, 8, 9, 10], "y": [0.05715, 0.02831, 0.02828, 0.02744, 0.01593, 0.01491, 0.01368, 0.01264, 0.01264, 0.01236]}, {"hovertext": "<b>Topic 85</b>:kanye_deplatforming_people_inspira", "line": {"color": "black", "width": 1.5}, "mode": "lines+lines", "name": "", "opacity": 0.1, "type": "scatter", "x": [1, 2, 3, 4, 5, 6, 7, 8, 9, 10], "y": [0.02093, 0.01575, 0.01443, 0.01418, 0.01186, 0.01185, 0.01138, 0.01037, 0.009941, 0.00993]}, {"hovertext": "<b>Topic 86</b>:regent_regents_board_student_oved_", "line": {"color": "black", "width": 1.5}, "mode": "lines+lines", "name": "", "opacity": 0.1, "type": "scatter", "x": [1, 2, 3, 4, 5, 6, 7, 8, 9, 10], "y": [0.1252, 0.04359, 0.04021, 0.03811, 0.02703, 0.0243, 0.0243, 0.02221, 0.01737, 0.01439]}, {"hovertext": "<b>Topic 87</b>:prop_state_proposition_cut_educati", "line": {"color": "black", "width": 1.5}, "mode": "lines+lines", "name": "", "opacity": 0.1, "type": "scatter", "x": [1, 2, 3, 4, 5, 6, 7, 8, 9, 10], "y": [0.03811, 0.03357, 0.02677, 0.02587, 0.02323, 0.02061, 0.02036, 0.01785, 0.01747, 0.01664]}, {"hovertext": "<b>Topic 88</b>:menstrual_period_product_tampon_me", "line": {"color": "black", "width": 1.5}, "mode": "lines+lines", "name": "", "opacity": 0.1, "type": "scatter", "x": [1, 2, 3, 4, 5, 6, 7, 8, 9, 10], "y": [0.06145, 0.04745, 0.03461, 0.03107, 0.02604, 0.01788, 0.01666, 0.01525, 0.0145, 0.01439]}, {"hovertext": "<b>Topic 89</b>:mental_health_gpa_student_cps_coun", "line": {"color": "black", "width": 1.5}, "mode": "lines+lines", "name": "", "opacity": 0.1, "type": "scatter", "x": [1, 2, 3, 4, 5, 6, 7, 8, 9, 10], "y": [0.08209, 0.06807, 0.02376, 0.02241, 0.01831, 0.01583, 0.0155, 0.01487, 0.0141, 0.01366]}, {"hovertext": "<b>Topic 90</b>:ship_health_insurance_plan_care_pr", "line": {"color": "black", "width": 1.5}, "mode": "lines+lines", "name": "", "opacity": 0.1, "type": "scatter", "x": [1, 2, 3, 4, 5, 6, 7, 8, 9, 10], "y": [0.09797, 0.05196, 0.03975, 0.03316, 0.03222, 0.02996, 0.02856, 0.02373, 0.0236, 0.022]}, {"hovertext": "<b>Topic 91</b>:wage_minimum_city_employee_worker_", "line": {"color": "black", "width": 1.5}, "mode": "lines+lines", "name": "", "opacity": 0.1, "type": "scatter", "x": [1, 2, 3, 4, 5, 6, 7, 8, 9, 10], "y": [0.1043, 0.07644, 0.04387, 0.03493, 0.03232, 0.03014, 0.02925, 0.02517, 0.02361, 0.02189]}, {"hovertext": "<b>Topic 92</b>:bisexual_sexuality_label_queer_gay", "line": {"color": "black", "width": 1.5}, "mode": "lines+lines", "name": "", "opacity": 0.1, "type": "scatter", "x": [1, 2, 3, 4, 5, 6, 7, 8, 9, 10], "y": [0.04935, 0.03581, 0.02904, 0.02776, 0.02718, 0.02568, 0.02366, 0.02275, 0.01843, 0.01689]}, {"hovertext": "<b>Topic 93</b>:autism_autistic_autistics_neuron_n", "line": {"color": "black", "width": 1.5}, "mode": "lines+lines", "name": "", "opacity": 0.1, "type": "scatter", "x": [1, 2, 3, 4, 5, 6, 7, 8, 9, 10], "y": [0.07374, 0.04773, 0.03309, 0.02176, 0.01939, 0.01769, 0.01723, 0.01718, 0.01688, 0.01618]}, {"hovertext": "<b>Topic 94</b>:lecturer_teaching_faculty_lecturer", "line": {"color": "black", "width": 1.5}, "mode": "lines+lines", "name": "", "opacity": 0.1, "type": "scatter", "x": [1, 2, 3, 4, 5, 6, 7, 8, 9, 10], "y": [0.1463, 0.04829, 0.04725, 0.04508, 0.031, 0.02889, 0.02811, 0.0261, 0.02346, 0.02298]}, {"hovertext": "<b>Topic 95</b>:homework_class_summer_overwatch_se", "line": {"color": "black", "width": 1.5}, "mode": "lines+lines", "name": "", "opacity": 0.1, "type": "scatter", "x": [1, 2, 3, 4, 5, 6, 7, 8, 9, 10], "y": [0.02283, 0.01754, 0.01634, 0.01546, 0.01413, 0.01404, 0.01377, 0.01351, 0.01265, 0.01264]}, {"hovertext": "<b>Topic 96</b>:earthquake_seismic_building_prepar", "line": {"color": "black", "width": 1.5}, "mode": "lines+lines", "name": "", "opacity": 0.1, "type": "scatter", "x": [1, 2, 3, 4, 5, 6, 7, 8, 9, 10], "y": [0.1091, 0.04995, 0.04661, 0.02845, 0.02351, 0.02283, 0.02004, 0.01997, 0.0194, 0.01912]}, {"hovertext": "<b>Topic 97</b>:alcohol_drinking_drink_related_stu", "line": {"color": "black", "width": 1.5}, "mode": "lines+lines", "name": "", "opacity": 0.1, "type": "scatter", "x": [1, 2, 3, 4, 5, 6, 7, 8, 9, 10], "y": [0.09019, 0.07065, 0.02383, 0.02107, 0.01822, 0.01636, 0.0148, 0.01434, 0.01355, 0.01299]}, {"hovertext": "<b>Topic 98</b>:design_overheard_essay_organizatio", "line": {"color": "black", "width": 1.5}, "mode": "lines+lines", "name": "", "opacity": 0.1, "type": "scatter", "x": [1, 2, 3, 4, 5, 6, 7, 8, 9, 10], "y": [0.03968, 0.02139, 0.01723, 0.01523, 0.015, 0.01483, 0.01387, 0.01354, 0.01304, 0.01281]}, {"hovertext": "<b>Topic 99</b>:safety_ucpd_crime_campus_explosion", "line": {"color": "black", "width": 1.5}, "mode": "lines+lines", "name": "", "opacity": 0.1, "type": "scatter", "x": [1, 2, 3, 4, 5, 6, 7, 8, 9, 10], "y": [0.03362, 0.03306, 0.03117, 0.02871, 0.02476, 0.01942, 0.01606, 0.01588, 0.01434, 0.01394]}, {"hovertext": "<b>Topic 100</b>:proposition_cirm_prop_yes_califor", "line": {"color": "black", "width": 1.5}, "mode": "lines+lines", "name": "", "opacity": 0.1, "type": "scatter", "x": [1, 2, 3, 4, 5, 6, 7, 8, 9, 10], "y": [0.04518, 0.03522, 0.03381, 0.03123, 0.03018, 0.02554, 0.02432, 0.02181, 0.01938, 0.0184]}, {"hovertext": "<b>Topic 101</b>:black_microaggressions_campus_rac", "line": {"color": "black", "width": 1.5}, "mode": "lines+lines", "name": "", "opacity": 0.1, "type": "scatter", "x": [1, 2, 3, 4, 5, 6, 7, 8, 9, 10], "y": [0.04621, 0.02409, 0.02363, 0.02151, 0.02102, 0.01487, 0.01477, 0.01325, 0.01285, 0.01258]}], "layout": {"height": 500, "hoverlabel": {"bgcolor": "white", "font": {"family": "Rockwell", "size": 16}}, "showlegend": false, "title": {"font": {"color": "Black", "size": 22}, "text": "<b>Term score decline per Topic</b>", "x": 0.5, "xanchor": "center", "y": 0.9, "yanchor": "top"}, "width": 800, "xaxis": {"dtick": 2, "range": [0, 10], "tick0": 1, "title": {"text": "Term Rank"}}, "yaxis": {"title": {"text": "c-TF-IDF score"}}}}
